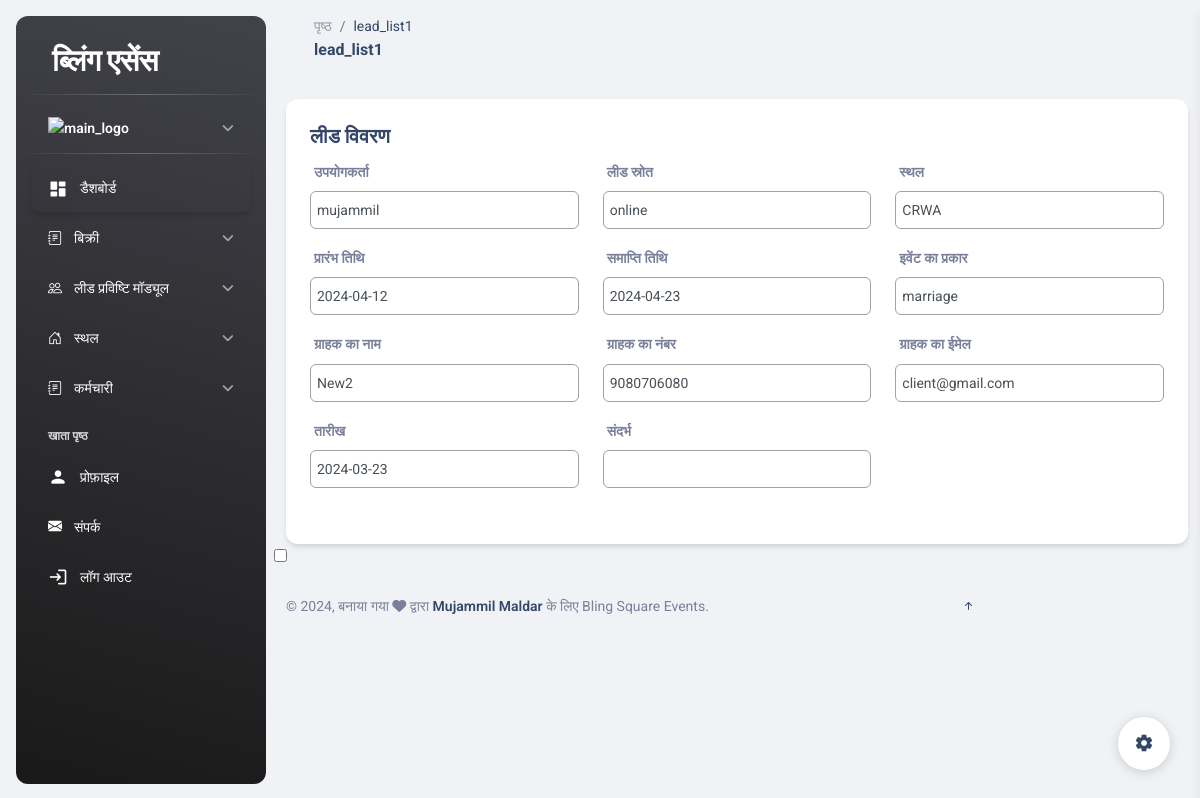
The app's page /lead_list/1/ with its own data.
### dashboard/models.py (models this page shows, shortened)
class Lead(models.Model):
    SOURCE_CHOICES = (
        ('online', _('Online')),
        ('offline', _('Offline')),
    )
    event = models.ForeignKey(
        Event,
        on_delete=models.CASCADE,
        related_name='lead',  # Assuming you have a related_name specified
        verbose_name=_('Event'),  # Adjust verbose_name as needed
        null=True,  # Allow the event to be optional
        blank=True,
    )
    user = models.ForeignKey(
        CustomUser,
        on_delete=models.CASCADE,
        verbose_name=_('User who created the lead')
    )
    client = models.ForeignKey(
        Client,
        on_delete=models.CASCADE,
        related_name='leads',
        verbose_name=_('Client')
    )
    sales = models.ForeignKey(Sales, on_delete=models.CASCADE, related_name='events', null=True, blank=True)
    source = models.CharField(
        max_length=10,
        choices=SOURCE_CHOICES,
        verbose_name=_('Source')
    )
    reject = models.BooleanField(
        default=False,
        verbose_name=_('Rejected')
    )
    message = models.TextField(
        blank=True,
        default='remain',# Make the field optional
        verbose_name=_('Message'),
    )
    created_at = models.DateTimeField(
        auto_now_add=True,
        verbose_name=_('Created at')
    )
    convert = models.BooleanField(
        default=False,
        verbose_name=_('Convert')
    )
    referral = models.CharField(
        max_length=30,
        blank=True,
        null=True,
        verbose_name=_('Referral')
    )
    class Meta:
        verbose_name = _('Lead')
        verbose_name_plural = _('Leads')

class CustomUser(AbstractUser):
    GENDER_CHOICES = (
        ('male', 'Male'),
        ('female', 'Female'),
    )
    USER_ROLES = (
        ('employee', 'Employee'),
        ('admin', 'Admin'),
        ('hr', 'HR'),
        ('manager', 'Manager'),
        ('intern', 'Intern'),
    )
    category = models.CharField(max_length=20, choices=USER_ROLES, default='employee')
    photo = models.ImageField(upload_to='photos/')
    gender = models.CharField(max_length=6, choices=GENDER_CHOICES)
    dob = models.DateField(default=datetime.date.today)
    joiningdate = models.DateField(default=datetime.date.today)
    address = models.TextField()
    designation = models.CharField(max_length=100)
    mobileno = models.CharField(max_length=11, unique=True)
    active = models.BooleanField(default=True)  # Track active status
    last_activity = models.DateTimeField(auto_now=True)  # Track last activity timestamp

class Event(models.Model):
    STATUS_CHOICES = (
        ('scheduled', 'Scheduled'),
        ('ongoing', 'Ongoing'),
        ('completed', 'Completed'),
        ('cancelled', 'Cancelled'),
    )
    PAYMENT_CHOICES = (
        ('cash', 'Cash'),
        ('cheque', 'Cheque'),
        ('online', 'Online'),
        ('not_yet_decided', 'Not Yet Decided'),
    )
    TYPE_OF_EVENT_CHOICES = (
        ('conference', 'Conference'),
        ('seminar', 'Seminar'),
        ('workshop', 'Workshop'),
        ('meeting', 'Meeting'),
        ('party', 'Party'),
        ('marriage', 'Marriage'),
        ('haldi', 'Haldi'),
        ('mehendi', 'Mehendi'),
        ('baby_shower', 'Baby Shower'),
        ('other', 'Other'),
    )
    client = models.ForeignKey(Client, on_delete=models.CASCADE)
    venue = models.ForeignKey(Venue, on_delete=models.CASCADE)  # Link Event to Venue
    start_date = models.DateField(default=timezone.now)
    end_date = models.DateField(default=timezone.now)
    type_of_event = models.CharField(max_length=50, choices=TYPE_OF_EVENT_CHOICES)
    status = models.CharField(max_length=20, choices=STATUS_CHOICES, default='scheduled')
    mode_of_payment = models.CharField(max_length=20, choices=PAYMENT_CHOICES, default='not_yet')
    def __str__(self):
        return f"{self.get_type_of_event_display()} at {self.venue} for {self.client}"

class Venue(models.Model):
    name = models.CharField(max_length=100)
    address = models.TextField(max_length=200)
    capacity = models.PositiveIntegerField()
    def __str__(self):
        return self.name

class Client(models.Model):
    name = models.CharField(max_length=100)
    number = models.BigIntegerField(unique = True)
    email = models.EmailField(unique=True)
    bookings_count = models.PositiveIntegerField(default=0)  # Track number of bookings
    leadperson = models.BooleanField(default=False)
    def __str__(self):
        return self.name

class Sales(models.Model):
    PAYMENT_STATUS = (
        ('received', 'Received'),
        ('not_received', 'Not Received'),
        ('partial_payment', 'Partial Payment'),
        )
    client = models.ForeignKey(Client, on_delete=models.CASCADE)
    amount = models.DecimalField(max_digits=10, decimal_places=2,default=0)
    discount = models.DecimalField(max_digits = 10,decimal_places=2,default=0)
    date = models.DateField(default=timezone.now)
    payment_status = models.CharField(max_length=20, choices=PAYMENT_STATUS, default='not_yet')
    payment = models.CharField(max_length=20 , default=0)
    event = models.ForeignKey(Event, on_delete=models.CASCADE, related_name='sales')
    def __str__(self):
        return f"Sale of {self.amount} for {self.client} at {self.event}"

### dashboard/leads/leads_views.py (the view)
# urls.py: path('lead_list/<lead_id>/',views.leaddetail),
def leaddetail(request,lead_id):
    lead = get_object_or_404(Lead, pk=lead_id)
    clients = Client.objects.all()
    source_choices = Lead.SOURCE_CHOICES
    venues = Venue.objects.all()
    status_choices = Event.STATUS_CHOICES
    payment_choices = Event.PAYMENT_CHOICES
    type_of_event_choices = Event.TYPE_OF_EVENT_CHOICES
    user_choices = CustomUser.objects.all().values_list('id', 'username')
    print(lead.sales)
    context = {
        'lead': lead,
        'clients': clients,
        'source_choices': source_choices,
        'venues': venues,
        'status_choices': status_choices,
        'payment_choices': payment_choices,
        'type_of_event_choices': type_of_event_choices,
        'user_choices': user_choices,
    }
    return render(request, 'lead_detail.html', context)

### middlewar/theme.py (called while the page is built)
    def __call__(self, request):
        response = self.get_response(request)
        if 'theme' in request.COOKIES:
            theme = request.COOKIES['theme']
            if theme == 'dark':
                response.set_cookie('theme', 'dark')
            else:
                response.set_cookie('theme', 'light')
        else:
            response.set_cookie('theme', 'light')
        return response

### template/lead_detail.html (shortened to what this page needs)
{% extends 'base.html' %}
{% load i18n %}
{% block main %}
<main class="main-content position-relative max-height-vh-100 h-100 border-radius-lg">
    <div class="container mt-4">
        <div class="card">
            <div class="card-body">
                <h5 class="card-title">{% trans 'Lead Details' %}</h5>
                <form method="post" enctype="multipart/form-data" class="needs-validation" novalidate>
                    <div class="row">
                        <div class="col-md-4 mb-3">
                            <label for="user" class="form-label fw-bold">{% trans 'User' %}</label>
                            <input type="text" name="user" id="user" class="form-control" value="{{ lead.user }}" readonly>
                        </div>
                        <div class="col-md-4 mb-3">
                            <label for="source" class="form-label fw-bold">{% trans 'Lead Source' %}</label>
                            <input type="text" name="source" id="source" class="form-control" value="{{ lead.source }}" readonly>
                        </div>
                        <div class="col-md-4 mb-3">
                            <label for="venue" class="form-label fw-bold">{% trans 'Venue' %}</label>
                            <input type="text" name="venue_existing" id="venue" class="form-control" value="{{ lead.event.venue }}" readonly>
                        </div>
                        <div class="col-md-4 mb-3">
                            <label for="start_date" class="form-label fw-bold">{% trans 'Start Date' %}</label>
                            <input type="text" name="start_date" id="start_date" class="form-control" value="{{ lead.event.start_date|date:'Y-m-d' }}" readonly>
                        </div>
                        <div class="col-md-4 mb-3">
                            <label for="end_date" class="form-label fw-bold">{% trans 'End Date' %}</label>
                            <input type="text" name="end_date" id="end_date" class="form-control" value="{{ lead.event.end_date|date:'Y-m-d' }}" readonly>
                        </div>
                        <div class="col-md-4 mb-3">
                            <label for="type_of_event" class="form-label fw-bold">{% trans 'Type of Event' %}</label>
                            <input type="text" name="type_of_event" id="type_of_event" class="form-control" value="{{ lead.event.type_of_event }}" readonly>
                        </div>
                        <div class="col-md-4 mb-3">
                            <label for="client_name" class="form-label fw-bold">{% trans 'Client Name' %}</label>
                            <input type="text" name="client_name" id="client_name" class="form-control" value="{{ lead.client.name }}" readonly>
                        </div>
                        <div class="col-md-4 mb-3">
                            <label for="client_number" class="form-label fw-bold">{% trans 'Client Number' %}</label>
                            <input type="text" name="client_number" id="client_number" class="form-control" pattern="[0-9]{10}" title="{% trans 'Enter a 10-digit mobile number' %}" value="{{ lead.client.number }}" readonly>
                        </div>
                        <div class="col-md-4 mb-3">
                            <label for="client_email" class="form-label fw-bold">{% trans 'Client Email' %}</label>
                            <input type="email" name="client_email" id="client_email" class="form-control" value="{{ lead.client.email }}" readonly>
                        </div>
                        <div class="col-md-4 mb-3">
                            <label for="date" class="form-label fw-bold">{% trans 'Date' %}</label>
                            <input type="text" name="date" id="date" class="form-control" value="{{ lead.sales.date|date:'Y-m-d' }}" readonly>
                        </div>
                        <div class="col-md-4 mb-3">
                            <label for="referral" class="form-label fw-bold">{% trans 'Referral' %}</label>
                            <input name="referral" id="referral" class="form-control" value="{{ lead.sales.referral }}" readonly>
                        </div>
                    </div>
                </form>
            </div>
        </div>
    </div>
</main>
{% endblock %}

### template/lead_detail.html (style rules this page uses)
.form-label { display: inline-block; width: 100%; text-align: left; margin-right: 20px; }
.form-control { width:100%; }
.col-md-4 input, .col-md-4 select { padding: 6px; border: 0.02px solid rgba(0, 0, 0, 0.37); }

### records on screen
Lead: user "mujammil", source "online", venue_existing "CRWA", start_date "2024-04-12", end_date "2024-04-23", type_of_event "marriage", client_name "New2", client_number "9080706080", client_email "client@gmail.com", date "2024-03-23"

### other values on screen
{{ request.path|cut:"/" }} "lead_list1"
